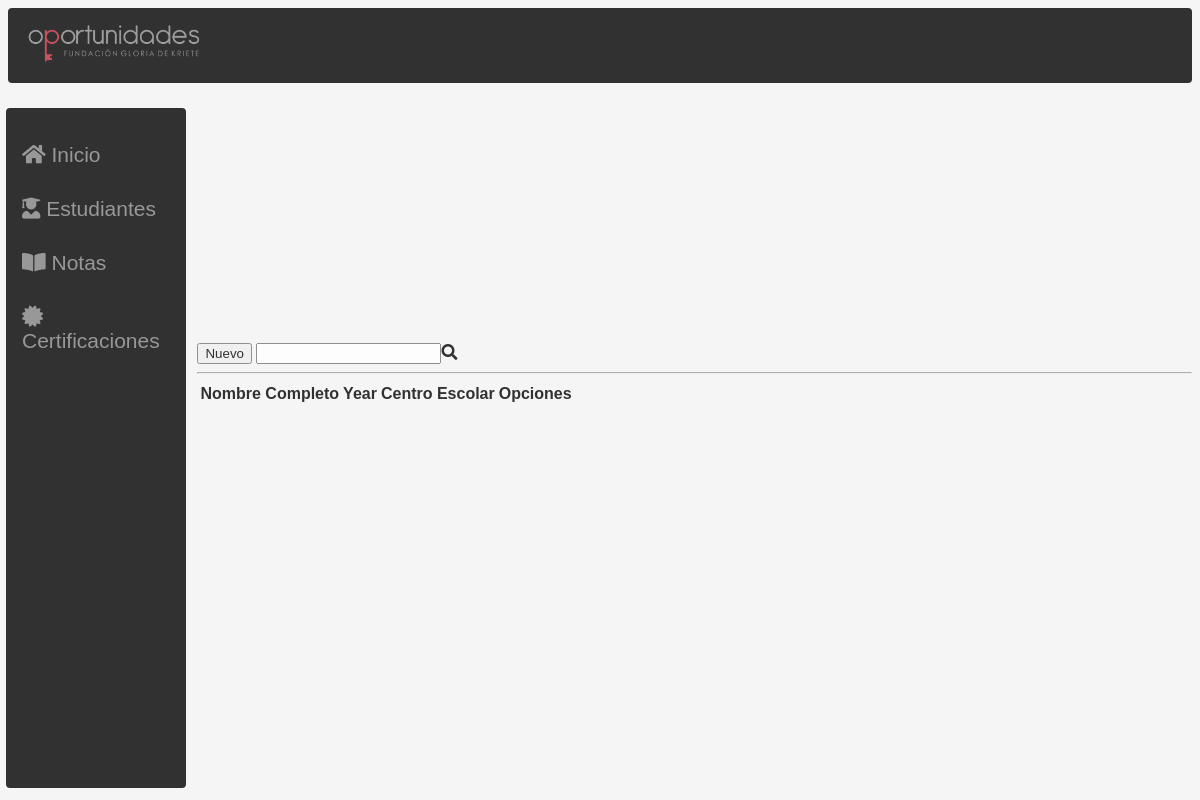
The page /vista/webEstudiantes.php on the database as committed earlier.
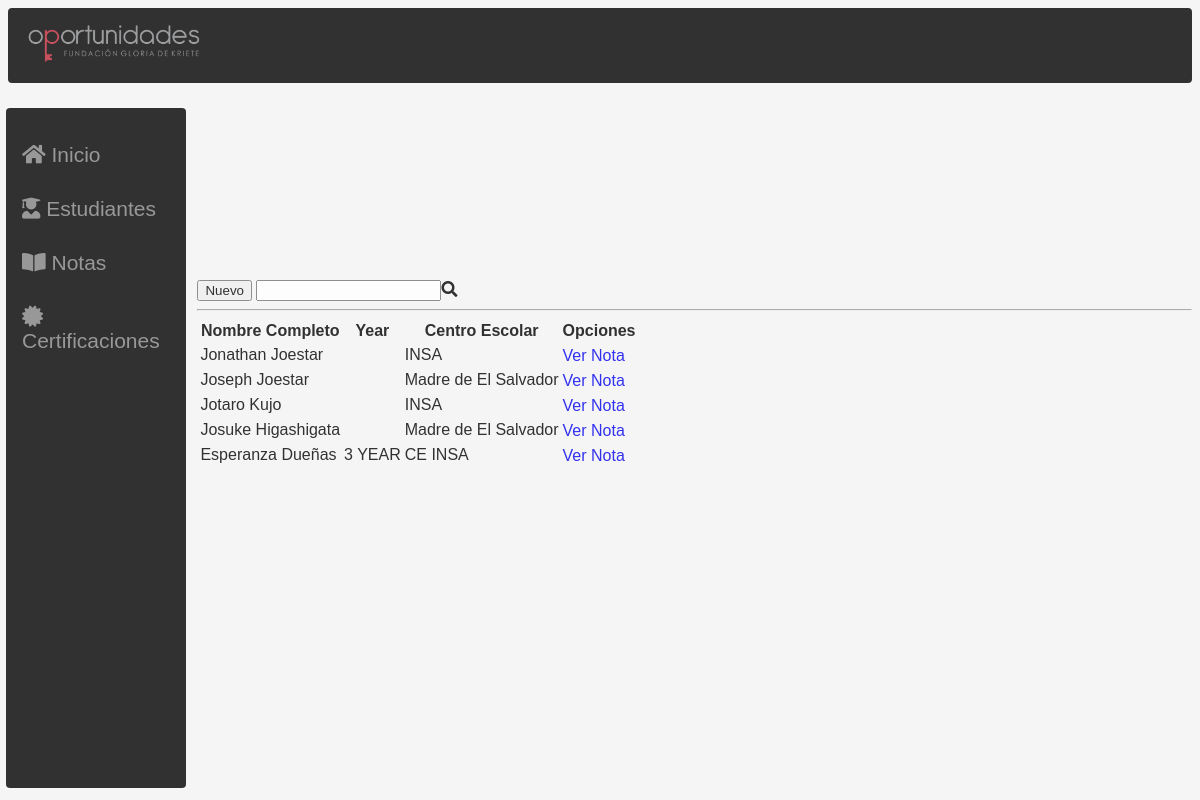
The same page on the database as committed later.
### tables this page shows
CREATE TABLE `Estudiante` (
  `idEstudiante` int(11) NOT NULL,
  `nombre` varchar(32) NOT NULL,
  `apellidos` varchar(32) NOT NULL,
  `fechaNacimiento` date NOT NULL,
  `telefono` int(8) NOT NULL,
  `email` varchar(32) NOT NULL,
  `direccion` varchar(64) NOT NULL,
  `year` varchar(16) NOT NULL,
  `centroEscolar` varchar(32) NOT NULL
);

### controlador/conexion.php (called while the page is built)
<?php
Class Conexion {
    private $host = 'localhost';
    private $database = 'ranking';
    private $username = 'root';
    private $password = '';
    function execQueryO($stmn) {
        $mysqli = new mysqli($this->host, $this->username, $this->password, $this->database);
        return $mysqli->query($stmn);
    }
}

### controlador/controladorEstudiante.php (called while the page is built, shortened)
<?php
    require_once("conexion.php");
    require_once("../modelo/estudiante.php");
    class ControladorEst {
        public function Obtenerest() {
            try {
                $conn = new Conexion();
                $sql = "SELECT idEstudiante, nombre, apellidos, fechaNacimiento, telefono, email, direccion, year, centroEscolar FROM Estudiante";
                $result = $conn ->execQueryO($sql);
                $coleccionest = array();
                while ($estudiante = $result->fetch_assoc()) {
                    $est = new Estudiante();
                    $est -> setIdEstudiante($estudiante ['idEstudiante']);
                    $est -> setNombre($estudiante['nombre']);
                    $est -> setApellidos($estudiante['apellidos']);
                    $est -> setFechaNacimiento($estudiante['fechaNacimiento']);
                    $est -> setTelefono($estudiante['telefono']);
                    $est -> setEmail($estudiante['email']);
                    $est -> setDireccion($estudiante['direccion']);
                    $est -> setYear($estudiante['year']);
                    $est -> setCentroEscolar($estudiante['centroEscolar']);
                    array_push($coleccionest, $est);
                }
                return $coleccionest;
            } catch (mysqli_sql_exception $e) {
                throw new MySQLiQueryException($sql, $e->getMessage(), $e->getCode());
            }
        }
    }
?>

### modelo/estudiante.php (called while the page is built, shortened)
<?php
    class Estudiante{
        private $idEstudiante;
        private $nombre;
        private $apellidos;
        private $year;
        private $centroEscolar;
        public function getIdEstudiante(){
            return $this->idEstudiante;
        }
        public function setIdEstudiante($idEstudiante){
            $this->idEstudiante = $idEstudiante;
            return $this;
        }
        public function getNombre(){
            return $this->nombre;
        }
        public function setNombre($nombre){
            $this->nombre = $nombre;
            return $this;
        }
        public function getApellidos(){
            return $this->apellidos;
        }
        public function setApellidos($apellidos){
            $this->apellidos = $apellidos;
            return $this;
        }
        public function setFechaNacimiento($fechaNacimiento){
            return $this;
        }
        public function setTelefono($telefono){
            return $this;
        }
        public function setEmail($email){
            return $this;
        }
        public function setDireccion($direccion){
            return $this;
        }
        public function getYear(){
            return $this->year;
        }
        public function setYear($year){
            $this->year = $year;
            return $this;
        }
        public function getCentroEscolar(){
            return $this->centroEscolar;
        }
        public function setCentroEscolar($centroEscolar){
            $this->centroEscolar = $centroEscolar;
            return $this;
        }
    }
?>

### vista/webEstudiantes.php (the view, shortened to what this page needs)
<!DOCTYPE html>
<html lang="en">
<head>
    <link rel="stylesheet" href="./css/style.css">
    <link rel="stylesheet" href="https://use.fontawesome.com/releases/v5.8.1/css/all.css">
</head>
<body>
    <section class="barra">
        <a href=""><img src="../vista/img/logo.png" alt="logo Oportunidades"></a>
    </section>
    <section class="lateral">
        <a href="../index.php"><i class="fas fa-home"></i> Inicio</a>
        <a href="./webEstudiantes.php"><i class="fas fa-user-graduate"></i> Estudiantes</a>
        <a href="./webNotas.php"><i class="fas fa-book-open"></i> Notas</a>
        <a href="./webCertificacion.php"><i class="fas fa-certificate"></i> Certificaciones</a>
    </section>
    <section><br></section>
    <section class="main">
        <section class="opciones">
            <input class="btnNuevo" type="button" value="Nuevo" onclick="window.location='./agregarEstudiante.php'">
            <input type="text" name="txtBusqueda"><i class="fas fa-search"></i>
        </section>
        <hr>
        <table>
            <tr>
                <th>Nombre Completo</th>
                <th>Year</th>
                <th>Centro Escolar</th>
                <th>Opciones</th>
            </tr>
        <?php
            include_once("../controlador/controladorEstudiante.php");
            $ce = new ControladorEst();
            $total = $ce->Obtenerest();
            for ($i=0; $i < sizeof($total); $i++) {
                echo "<tr>";
                echo "<td>".$total[$i]->getNombre()." ".$total[$i]->getApellidos()."</td>";
                echo "<td>".$total[$i]->getYear()."</td>";
                echo "<td>".$total[$i]->getCentroEscolar()."</td>";
                echo "<td><a href='./verEstudiante.php?idEstudiante=".$total[$i]->getIdEstudiante()."'>Ver</a>  <a href='./agregarNota.php?idEstudiante=".$total[$i]->getIdEstudiante()."'>Nota</a></td>";
                echo "</tr>";
            }
        ?>
        </table>
    </section>
</body>
</html>

### vista/css/style.css (style rules this page uses)
body { background-color: whitesmoke; opacity: 0.8; background-repeat: no-repeat; background-size: cover; font-family: century gothic; color: white; font-family: "Caviar Dreams", Fallback, sans-serif; }
a { display: inline-block; text-decoration: none; padding-top:3px; }
.barra { background-color: black; overflow: hidden; border-radius: 4px; }
.barra a { float: left; color:white; opacity: 0.8; text-align: left; padding: 14px 16px; text-decoration: none; font-size: 17px; }
.barra img { width: 30%; height: 10%; }
.lateral { height: 82.5%; width: 15%; position: fixed; z-index: 1; top: 13.5%; left: 0.5%; background-color: black; padding-top: 20px; border-radius: 4px; overflow-x: hidden; }
.lateral a { padding: 15px 8px 15px 16px; text-decoration: none; font-size: 25px; color: #818181; display: block; font-size: 21px; }
.main { height: 567px; margin-top: -0.9%; width: 84%; margin-left: 16%; color: black; border-radius: 4px; align-content: center; font-family: "Caviar Dreams", Fallback, sans-serif; }

Rows that differ between the two databases and show on the page:
added estudiante: nombre "Jonathan", apellidos "Joestar", centroEscolar "INSA"
added estudiante: nombre "Joseph", apellidos "Joestar", centroEscolar "Madre de El Salvador"
added estudiante: nombre "Jotaro", apellidos "Kujo", centroEscolar "INSA"
added estudiante: nombre "Josuke", apellidos "Higashigata", centroEscolar "Madre de El Salvador"
added estudiante: nombre "Esperanza", apellidos "Dueñas", year "3 YEAR", centroEscolar "CE INSA"
